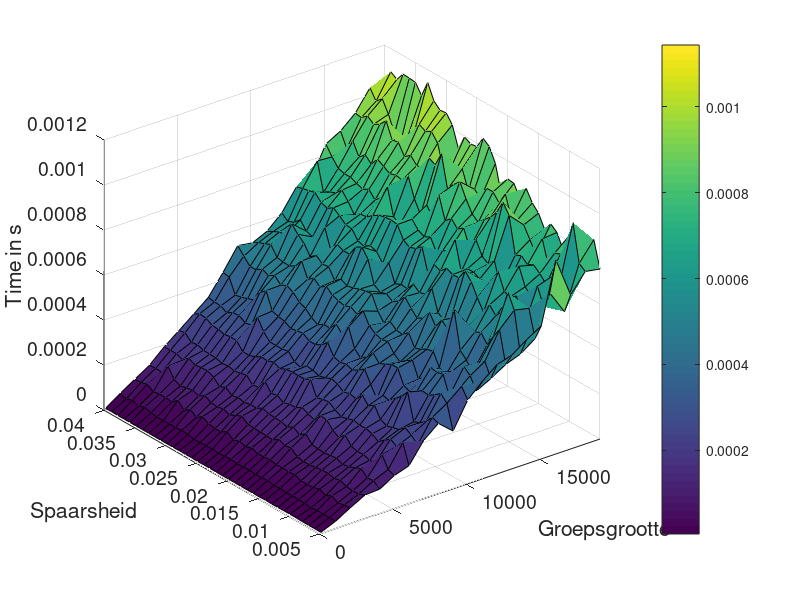

Write MATLAB code to recreate this figure.
load("timing_100_19100.mat");

figure
surf(n_start:n_step:n_max,0.005:k_step:k_max,result_timing(5:end,:))
%title('Heatmap uitvoeringstijd');
xlabel('Groepsgrootte');
ylabel('Spaarsheid');
zlabel('Time in s')

xlim([0 19100]);
%ylim([0 0.05]);

colorbar;
set(gca,"FontSize",14);